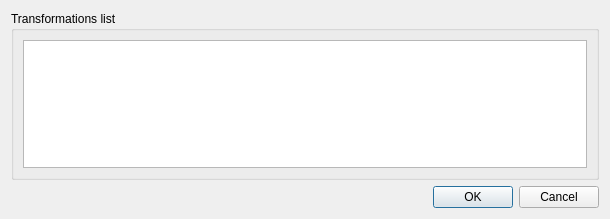
<?xml version="1.0" encoding="UTF-8"?>
<ui version="4.0">
 <class>Dialog</class>
 <widget class="QDialog" name="Dialog">
  <property name="geometry">
   <rect>
    <x>0</x>
    <y>0</y>
    <width>610</width>
    <height>219</height>
   </rect>
  </property>
  <property name="windowTitle">
   <string>Manage transformations</string>
  </property>
  <layout class="QGridLayout" name="gridLayout_2">
   <item row="1" column="0" colspan="2">
    <widget class="QDialogButtonBox" name="buttonBox">
     <property name="orientation">
      <enum>Qt::Horizontal</enum>
     </property>
     <property name="standardButtons">
      <set>QDialogButtonBox::Cancel|QDialogButtonBox::Ok</set>
     </property>
    </widget>
   </item>
   <item row="0" column="0" colspan="2">
    <widget class="QGroupBox" name="groupBox">
     <property name="title">
      <string>Transformations list</string>
     </property>
     <layout class="QGridLayout" name="gridLayout">
      <item row="0" column="0" rowspan="2">
       <widget class="QTableView" name="table">
        <property name="selectionMode">
         <enum>QAbstractItemView::SingleSelection</enum>
        </property>
        <property name="selectionBehavior">
         <enum>QAbstractItemView::SelectRows</enum>
        </property>
        <attribute name="horizontalHeaderDefaultSectionSize">
         <number>120</number>
        </attribute>
        <attribute name="horizontalHeaderStretchLastSection">
         <bool>true</bool>
        </attribute>
       </widget>
      </item>
     </layout>
    </widget>
   </item>
  </layout>
 </widget>
 <resources/>
 <connections>
  <connection>
   <sender>buttonBox</sender>
   <signal>accepted()</signal>
   <receiver>Dialog</receiver>
   <slot>accept()</slot>
   <hints>
    <hint type="sourcelabel">
     <x>248</x>
     <y>254</y>
    </hint>
    <hint type="destinationlabel">
     <x>157</x>
     <y>274</y>
    </hint>
   </hints>
  </connection>
  <connection>
   <sender>buttonBox</sender>
   <signal>rejected()</signal>
   <receiver>Dialog</receiver>
   <slot>reject()</slot>
   <hints>
    <hint type="sourcelabel">
     <x>316</x>
     <y>260</y>
    </hint>
    <hint type="destinationlabel">
     <x>286</x>
     <y>274</y>
    </hint>
   </hints>
  </connection>
 </connections>
</ui>
